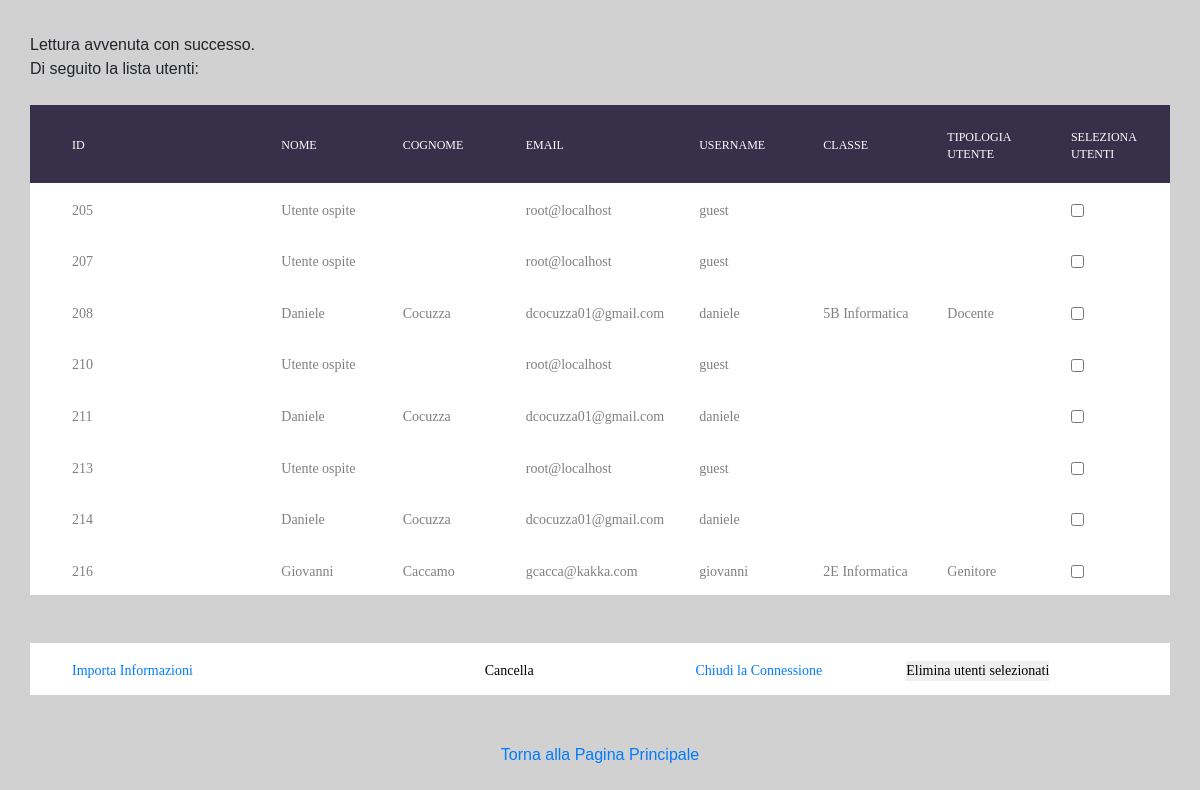
The page /amministratore/lista.php on the database its author committed.
### tables this page shows
CREATE TABLE IF NOT EXISTS `utente` (
  `id` bigint(10) NOT NULL AUTO_INCREMENT,
  `nome` varchar(100) NOT NULL,
  `cognome` varchar(100) NOT NULL,
  `email` varchar(100) NOT NULL,
  `username` varchar(250) NOT NULL,
  `password` varchar(250) NOT NULL,
  `id_classe` int(11) DEFAULT NULL,
  `id_tipologia_utente` int(11) DEFAULT NULL,
  PRIMARY KEY (`id`),
  KEY `FK_utente_classe` (`id_classe`),
  KEY `FK_utente_tipologia_utente` (`id_tipologia_utente`),
  CONSTRAINT `FK_utente_classe` FOREIGN KEY (`id_classe`) REFERENCES `classe` (`id`) ON DELETE SET NULL ON UPDATE CASCADE,
  CONSTRAINT `FK_utente_tipologia_utente` FOREIGN KEY (`id_tipologia_utente`) REFERENCES `tipologia_utente` (`id`) ON DELETE SET NULL ON UPDATE CASCADE
);

CREATE TABLE IF NOT EXISTS `classe` (
  `id` int(11) NOT NULL AUTO_INCREMENT,
  `classe` varchar(50) NOT NULL DEFAULT '',
  PRIMARY KEY (`id`),
  UNIQUE KEY `classe` (`classe`)
);

CREATE TABLE IF NOT EXISTS `tipologia_utente` (
  `id` int(11) NOT NULL AUTO_INCREMENT,
  `tipologia` varchar(50) NOT NULL DEFAULT '0',
  PRIMARY KEY (`id`)
);

### amministratore/lista.php (the view, shortened to what this page needs)
<!DOCTYPE html>
<html lang="it">
<head>
    <link rel="stylesheet" type="text/css" href="vendor/bootstrap/css/bootstrap.min.css">
    <link rel="stylesheet" type="text/css" href="fonts/font-awesome-4.7.0/css/font-awesome.min.css">
    <link rel="stylesheet" type="text/css" href="vendor/animate/animate.css">
    <link rel="stylesheet" type="text/css" href="vendor/select2/select2.min.css">
    <link rel="stylesheet" type="text/css" href="vendor/perfect-scrollbar/perfect-scrollbar.css">
    <link rel="stylesheet" type="text/css" href="css/util.css">
    <link rel="stylesheet" type="text/css" href="css/main.css">
</head>
<body>
<div class="limiter">
    <div class="container-table100">
        <div class="wrap-table100">
            <div class="table100 ver1 m-b-110">
                <table data-vertable="ver1">
                    <thead>
                    <tr class="row100 head">
                        <th class="column100 column1" data-column="column1">ID</th>
                        <th class="column100 column2" data-column="column2">Nome</th>
                        <th class="column100 column3" data-column="column3">Cognome</th>
                        <th class="column100 column4" data-column="column4">Email</th>
                        <th class="column100 column5" data-column="column5">Username</th>
                        <th class="column100 column6" data-column="column6">Classe</th>
						<th class="column100 column6" data-column="column6">Tipologia Utente</th>
						<th class="column100 column7" data-column="column7">Seleziona Utenti</th>
                    </tr>
                    </thead>
                    <tbody>
                    <?php
                    $conn = mysqli_connect("localhost", $_SESSION["username"], $_SESSION["password"] );
                    if ($conn->connect_error) {
                        die("Lettura Fallita: " . $conn->connect_error);
                    } else{
                        echo "Lettura avvenuta con successo.<br> Di seguito la lista utenti: <br> <br>";
                    }
                    $results = mysqli_query($conn,"SELECT voto_elettronico.utente.id, voto_elettronico.utente.nome, voto_elettronico.utente.cognome, voto_elettronico.utente.email, voto_elettronico.utente.username , voto_elettronico.classe.classe, voto_elettronico.tipologia_utente.tipologia FROM voto_elettronico.utente LEFT JOIN voto_elettronico.classe ON voto_elettronico.utente.id_classe = voto_elettronico.classe.id LEFT JOIN voto_elettronico.tipologia_utente ON voto_elettronico.utente.id_tipologia_utente = voto_elettronico.tipologia_utente.id");
                    while($row = mysqli_fetch_array($results)) {
                        ?>
						<form name="utenti" action="eliminaSelezionati.php" method="POST" target="suca">
                        <tr class="row100">
                            <td class="column100 column1" data-column="column1"><?php echo $row['id']?></td>
                            <td class="column100 column2" data-column="column2"><?php echo $row['nome']?></td>
                            <td class="column100 column3" data-column="column3"><?php echo $row['cognome']?></td>
                            <td class="column100 column4" data-column="column4"><?php echo $row['email']?></td>
                            <td class="column100 column5" data-column="column5"><?php echo $row['username']?></td>
                            <td class="column100 column6" data-column="column6"><?php echo $row['classe']?></td>
							<td class="column100 column6" data-column="column6"><?php echo $row['tipologia']?></td>
							<td class="column100 column7" data-column="column7"><?php echo '<input type="checkbox" value="'.$row["id"].'" name="'.$_SESSION["totale"].'">'?></td>
                        </tr>
                        <?php
                    }
                    ?>
                    </tbody>
                </table>
                <br>
                <br>
                <table data-vertable="ver1">
                    <tbody>
                    <tr class="row100">
                        <td class="column100 column1" data-column="column1"><a href="importa.php" onclick="window_reload();" target="suca">Importa Informazioni<a/></td>
                        <td class="column100 column2" data-column="column2"><button onclick="cancella();">Cancella</button></td>
                        <td class="column100 column3" data-column="column3"><a href="../chiudi.php">Chiudi la Connessione<a/></td>
						<td class="column100 column4" data-column="column4"><input type="submit" Value="Elimina utenti selezionati" onclick="window_reload()" ></td>
                    </tr>
                    </tbody>
                </table>
                <br>
                <br>
                <a href="../pagina_principale/home.php" style="text-align:center;display:block;" >Torna alla Pagina Principale</a>
            </div>
        </div>
    </div>
</div>
</body>
</html>

### amministratore/css/main.css (style rules this page uses)
* { margin: 0px; padding: 0px; box-sizing: border-box; }
body, html { height: 100%; font-family: sans-serif; }
a { margin: 0px; transition: all 0.4s; -webkit-transition: all 0.4s; -o-transition: all 0.4s; -moz-transition: all 0.4s; }
input { display: block; outline: none; border: none !important; }
button { outline: none !important; border: none; background: transparent; }
.limiter { width: 100%; margin: 0 auto; }
.container-table100 { width: 100%; min-height: 100vh; background: #d1d1d1; display: -webkit-box; display: -webkit-flex; display: -moz-box; display: -ms-flexbox; display: flex; align-items: center; justify-content: center; flex-wrap: wrap; padding: 33px 30px; }
.wrap-table100 { width: 1300px; }
table { width: 100%; background-color: #fff; }
th, td { font-weight: unset; padding-right: 10px; }
.column100 { width: 130px; padding-left: 25px; }
.column100.column1 { width: 265px; padding-left: 42px; }
.row100.head th { padding-top: 24px; padding-bottom: 20px; }
.row100 td { padding-top: 18px; padding-bottom: 14px; }
.table100.ver1 td { font-family: Montserrat-Regular; font-size: 14px; color: #808080; line-height: 1.4; }
.table100.ver1 th { font-family: Montserrat-Medium; font-size: 12px; color: #fff; line-height: 1.4; text-transform: uppercase; background-color: #36304a; }

### rows shown on the page
utente: id "205", nome "Utente ospite", email "root@localhost", username "guest"
utente: id "207", nome "Utente ospite", email "root@localhost", username "guest"
utente: id "208", nome "Daniele", cognome "Cocuzza", email "dcocuzza01@gmail.com", username "daniele", id_classe.classe "5B Informatica", id_tipologia_utente.tipologia "Docente"
utente: id "210", nome "Utente ospite", email "root@localhost", username "guest"
utente: id "211", nome "Daniele", cognome "Cocuzza", email "dcocuzza01@gmail.com", username "daniele"
utente: id "213", nome "Utente ospite", email "root@localhost", username "guest"
utente: id "214", nome "Daniele", cognome "Cocuzza", email "dcocuzza01@gmail.com", username "daniele"
utente: id "216", nome "Giovanni", cognome "Caccamo", email "gcacca@kakka.com", username "giovanni", id_classe.classe "2E Informatica", id_tipologia_utente.tipologia "Genitore"
